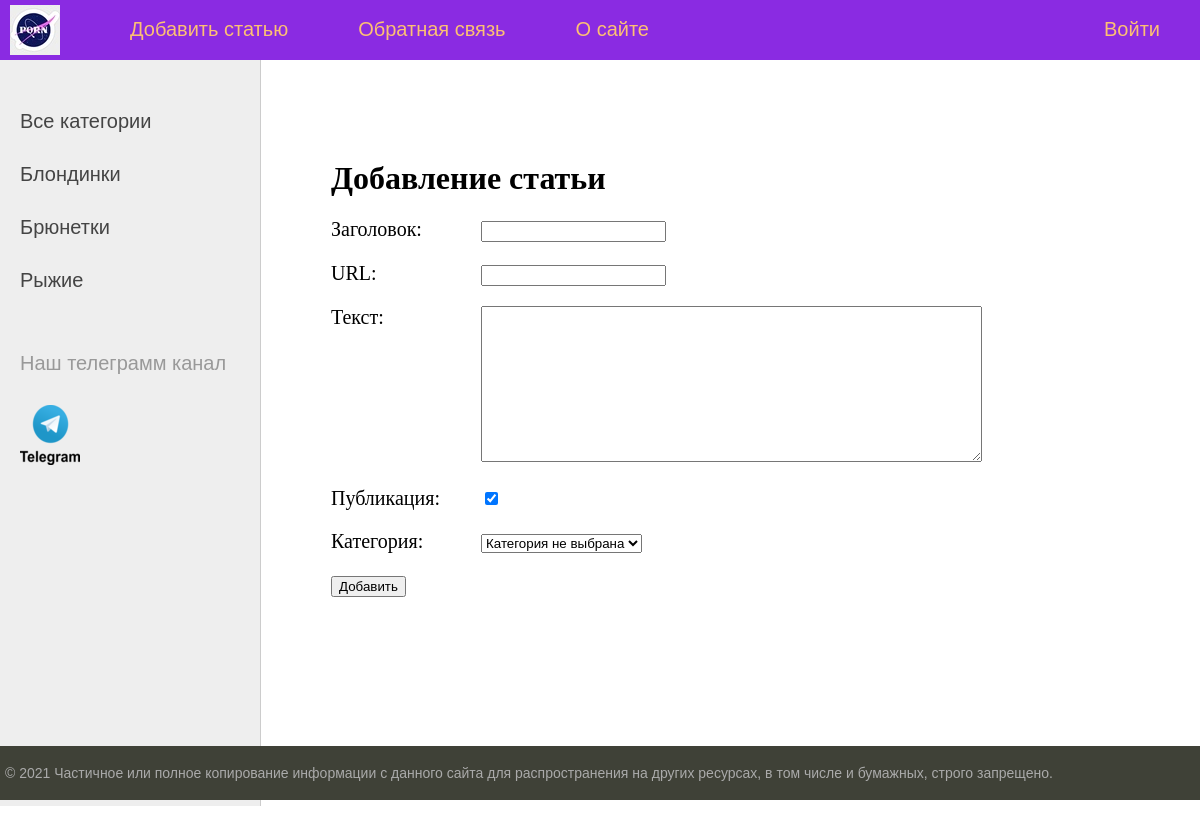
The page /addpage/ on the database its author committed.
### women/models.py (models this page shows)
class Category(models.Model):
    name = models.CharField(max_length=100, db_index=True, verbose_name='Категория')
    slug = models.SlugField(max_length=255, unique=True, db_index=True, verbose_name="URL")
    def __str__(self):
        return self.name
    def get_absolute_url(self):
        return reverse('category', kwargs={'cat_slug': self.slug})
    class Meta:
        verbose_name = 'Категория'
        verbose_name_plural = 'Категории'
        ordering = ['id']

### women/views.py (the view)
# urls.py: path('addpage/', addpage, name='add_page'),
def addpage(request):
    if request.method == 'POST':
        form = AddPostForm(request.POST)
        if form.is_valid():
            try:
                Women.objects.create(**form.cleaned_data)
                return redirect('home')
            except:
                form.add_error(None, 'Ошибка добавления поста')
    else:
        form = AddPostForm()
    return render(request, 'women/addpage.html', {'form': form, 'menu': menu, 'title': "Добавление статьи"})

### women/forms.py
class AddPostForm(forms.Form):
    title = forms.CharField(max_length=255, label="Заголовок")
    slug = forms.SlugField(max_length=255, label="URL")
    content = forms.CharField(widget=forms.Textarea(attrs={'cols': 60, 'rows': 10}), label="Текст")
    is_published = forms.BooleanField(label="Публикация", required=False, initial=True)
    cat = forms.ModelChoiceField(queryset=Category.objects.all(), label="Категория", empty_label="Категория не выбрана")

### women/templatetags/women_tags.py (called while the page is built)
@register.inclusion_tag('women/list_categories.html')
def show_categories(sort=None, cat_selected=0):
    if not sort:
        cats = Category.objects.all()
    else:
        cats = Category.objects.order_by(sort)
    return {"cats": cats, "cat_selected": cat_selected}

### women/templates/women/addpage.html (shortened to what this page needs)
{% extends 'women/base.html' %}
{% block content %}
<h1>{{title}}</h1>
<form action="{% url 'add_page' %}" method="post">
{% for f in form %}
    <p><label class="form-label" for="{{ f.id_for_label }}">{{f.label}}: </label>{{ f }}</p>
{% endfor %}
    <button type="submit">Добавить</button>
</form>
{% endblock %}

### women/templates/women/list_categories.html
{% for c in cats %}
	{% if c.pk == cat_selected %}
		<li class="selected">{{c.name}}</li>
	{% else %}
		<li><a href="{{ c.get_absolute_url }}">{{c.name}}</a> </li>
	{% endif %}
{% endfor %}

### women/static/women/css/style.css (style rules this page uses)
html, body { font-family: 'Arial'; margin: 0; padding: 0; height: 100%; width: 100%; color: #444; }
a { color: #0059b2; text-decoration: none; }
.left-chapters ul li { margin: 30px 0 0 0; color: #999; }
.left-chapters ul li a { color: #444; text-decoration: none; }
.content-text h1 { font-size: 32px; }
.form-label { display: inline-block; min-width: 150px; vertical-align: top; }

### rows shown on the page
Category: name "Блондинки"
Category: name "Брюнетки"
Category: name "Рыжие"

### other values the page prints
{{ m.title }} "Добавить статью" "Обратная связь" "О сайте"
{{ m.title }} "Войти"
{{ title }} "Добавление статьи"
{{ f.label }} "Заголовок" "URL" "Текст" "Публикация" "Категория"
